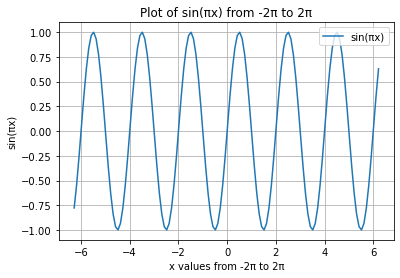

Write Python code to recreate this figure.
import matplotlib.pyplot as plt
import numpy as np

%matplotlib inline

x = np.arange(-2 * np.pi, 2*np.pi, 0.1)   # start, stop, step
y = np.sin(np.pi * x)

plt.plot(x, y)
plt.xlabel('x values from -2π to 2π')
plt.ylabel('sin(πx)')
plt.title('Plot of sin(πx) from -2π to 2π')
plt.legend(['sin(πx)'], loc = 'upper right') 
plt.grid()
plt.show()
